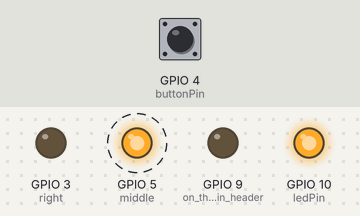
The sketch below on a simulated ESP32-C3. On the bench: output pins drawn as LEDs (lit = HIGH). Dashed ring = blinking. The test bench sets the inputs (shaded band); at power-on: GPIO 4 (buttonPin) HIGH.

Above: at 4.8 s.
4.9 s: GPIO 4 (buttonPin) pulled LOW for 2.35 s
At 6.7 s:
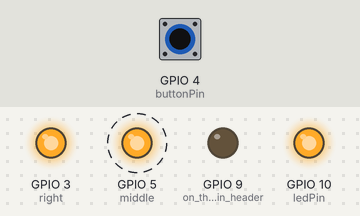
Timing chart, 0 to 14.7 s (numbered marks = the images above; inputs shaded):
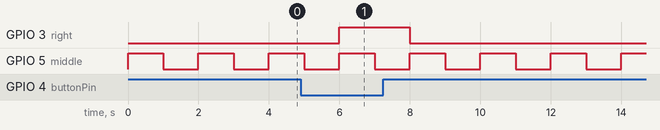

The sketch:

Button.ino
```cpp
/*
 * Tools -> Board -> Boards Manager: esp32 by Espressif Systems 3.3.11 at time of writing
 * https://github.com/espressif/arduino-esp32
 *
 * Tools -> Board -> ESP32 Arduino -> ESP32C3 Dev Module
 * USB CDC on boot: enabled
 * Flash Mode: DIO
 * JTAG Adapert: Integrated USB JTAG
 *
 */

#include <Arduino.h>
#include <WiFi.h>
#include <WiFiAP.h>
#include <WebServer.h>
#include <ESPmDNS.h>
#include <Update.h>

const char* host = "pfoten";
// Set these to your desired credentials.
const char *ssid = "Pfoten_XXXXX";
const char *password = "MakeYouWannaMoveYourDancingFeetNow";

// gpio: 0, 1, 2, 3-d3, 4-sw1, 5-d2, 6, 7, 8, 9-h4, 10-d1, 11.
const int buttonPin = 4;     // the number of the pushbutton pin
const int ledPin =  10;      // the number of the LED pin

int buttonState = 0;         // variable for reading the pushbutton status

WebServer server(80);

const char* serverIndex =
"<form method='POST' action='/update' enctype='multipart/form-data' id='upload_form'>"
   "<input type='file' name='update'>"
        "<input type='submit' value='Update'>"
    "</form>";

void handleStatus() {
  String html = "<!DOCTYPE html><html>";
  html += "<head><title>ESP32</title></head>";
  html += "<body><h1>Hello from ESP32</h1></body>";
  html +=     temperatureRead();
  html += "<br>";
  html += WiFi.localIP().toString();
  html += "<br>";
  html += "</html>";
  server.send(200, "text/html", html);
}

void setup() {
  pinMode(9, OUTPUT); // on the 8-pin header

  // initialize the LED pin as an output:
  pinMode(3, OUTPUT); // right
  pinMode(5, OUTPUT); // middle
  pinMode(ledPin, OUTPUT); // left

  // initialize the pushbutton pin as an input:
  pinMode(buttonPin, INPUT_PULLUP); // INPUT_PULLUP INPUT_PULLDOWN INPUT

  digitalWrite(ledPin, LOW); // off...

  if (!WiFi.softAP(ssid, password)) {
    log_e("Soft AP creation failed.");
    while (1);
  }
  digitalWrite(5, HIGH); //

  server.on("/status", handleStatus);
  server.on("/", HTTP_GET, []() {
    server.sendHeader("Connection", "close");
    server.send(200, "text/html", serverIndex);
  });
  /*handling uploading firmware file */
  server.on("/update", HTTP_POST, []() {
    server.sendHeader("Connection", "close");
    server.send(200, "text/plain", (Update.hasError()) ? "FAIL" : "OK");
    ESP.restart();
 }, []() {
    HTTPUpload& upload = server.upload();
    if (upload.status == UPLOAD_FILE_START) {
      Serial.printf("Update: %s\n", upload.filename.c_str());
      if (!Update.begin(UPDATE_SIZE_UNKNOWN)) { //start with max available size
        Update.printError(Serial);
      }
    } else if (upload.status == UPLOAD_FILE_WRITE) {
      /* flashing firmware to ESP*/
      if (Update.write(upload.buf, upload.currentSize) != upload.currentSize) {
        Update.printError(Serial);
      }
    } else if (upload.status == UPLOAD_FILE_END) {
      if (Update.end(true)) { //true to set the size to the current progress
        Serial.printf("Update Success: %u\nRebooting...\n", upload.totalSize);
      } else {
        Update.printError(Serial);
      }
    }
  });
  server.begin();


  digitalWrite(ledPin, HIGH); // on, when softAP succeeds
   /*use mdns for host name resolution*/
  if (!MDNS.begin(host)) {
    log_e("Error setting up MDNS responder!");
    while (1) {
      delay(1000);
    }
  }
  digitalWrite(3, HIGH); //
}

void loop() {
  // read the state of the pushbutton value:
  buttonState = digitalRead(buttonPin);
  server.handleClient();

  // check if the pushbutton is pressed. If it is, the buttonState is HIGH:
  if (buttonState == HIGH) {
    // turn LED on:
    digitalWrite(3, LOW);
  } else {
    // turn LED off:
    digitalWrite(3, HIGH);
  }

  if (WiFi.softAPgetStationNum() > 0) {
    digitalWrite(5, HIGH); // when a client is connected to wifi, led on
  } else {
    digitalWrite(5, HIGH); // ... while noone is connected, flash
    delay(1000);
    digitalWrite(5, LOW);
    delay(1000);
  }
}
```

Measured:
- after the input at 4.9 s, GPIO 3 (right): LOW → HIGH after 1.1 s, → LOW 2.0 s later
- by itself, GPIO 5 (middle): alternates HIGH for 1.0 s and LOW for 1.0 s
